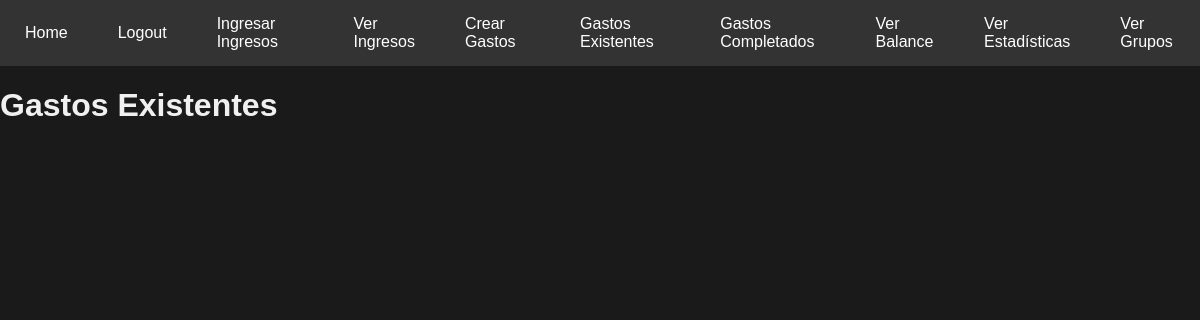
/verGastos/ (signed in), run on an earlier commit of the app's database.
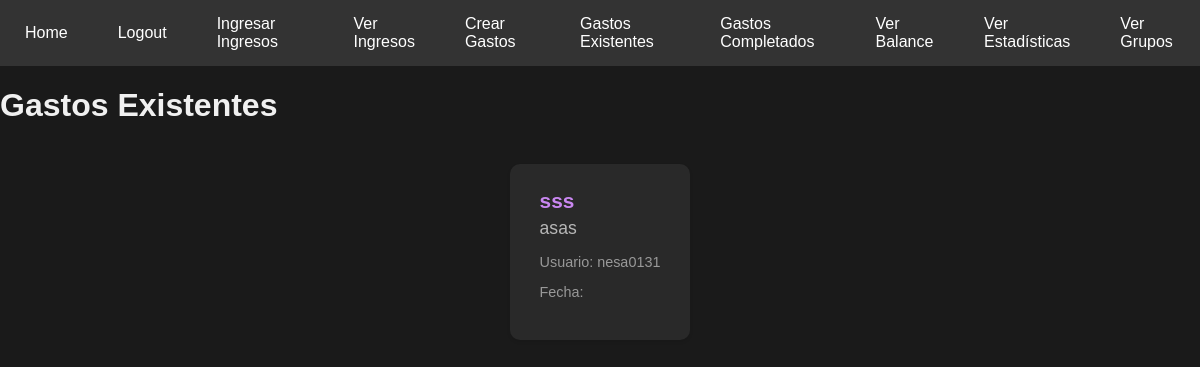
And on a later commit of the database.
### tasks/models.py (models this page shows, shortened)
class CrearGasto(models.Model):
    id = models.AutoField(primary_key=True)
    Nombre = models.CharField(max_length=50)
    TIPO_GASTO_CHOICES = [
        ('servicios', 'Servicio'),
        ('deuda', 'Deuda'),
        ('comida', 'Comida'),
        ('hogar', 'Hogar'),
        ('educacion','Educacion'),
        ('ocio','Ocio'),
        ('otros', 'Otros'),
    ]
    TipoGasto = models.CharField(max_length=50, choices=TIPO_GASTO_CHOICES)
    Descripcion = models.TextField(blank=True)
    Valor = models.BigIntegerField(default=0, blank=True, null=True)
    datecreated = models.DateTimeField(auto_now_add=True)
    datecompleted = models.DateTimeField(null=True)
    IMPORTANCIA_CHOICES = [
        ('alto', 'Alto'),
        ('medio', 'Medio'),
        ('bajo', 'Bajo'),
    ]
    Importancia = models.CharField(max_length=50, choices=IMPORTANCIA_CHOICES, default='medio')
    FRECUENCIA_CHOICES = [
        ('mensual', 'Mensual'),
        ('trimestral', 'Trimestral'),
        ('semestral', 'Semestral'),
        ('unico', 'Único'),
    ]
    Frecuencia = models.CharField(max_length=50, choices=FRECUENCIA_CHOICES, default='unico')
    user = models.ForeignKey(User, on_delete=models.CASCADE)

### tasks/views.py (the view)
# urls.py: path('verGastos/',views.verGastos, name = 'verGastos'),
@login_required
def verGastos(request):
    gastos = CrearGasto.objects.filter(user=request.user, datecompleted__isnull=True )
    return render(request, 'verGastos.html',{'Gastos' : gastos})

### tasks/templates/verGastos.html (shortened to what this page needs)
{% extends 'base.html' %}
{% block content %}
<div class="container">
    <h1>Gastos Existentes</h1>
    <ul class="gastos-list">
        {% for CrearGasto in Gastos %}
        <li class="gasto-item">
            <a href="{% url 'gastoDetail' CrearGasto.id %}">
                {% if CrearGasto.important %}
                <strong class="gasto-title">{{ CrearGasto.Nombre }}</strong>
                {% else %}
                <h2 class="gasto-title">{{ CrearGasto.Nombre }}</h2>
                {% endif %}
                <p class="gasto-description">{{ CrearGasto.Descripcion }}</p>
                <p class="gasto-username">Usuario: {{ CrearGasto.user.username }}</p>
                <p class="date-completed">Fecha: {{ CrearGasto.datecompleted|date:'M j, Y H:i' }}</p>
            </a>
        </li>
        {% endfor %}
    </ul>
</div>
{% endblock %}

What changed in the data, as far as the page shows it:
added CrearGasto: Nombre "sss", Descripcion "asas", user.username "nesa0131"
